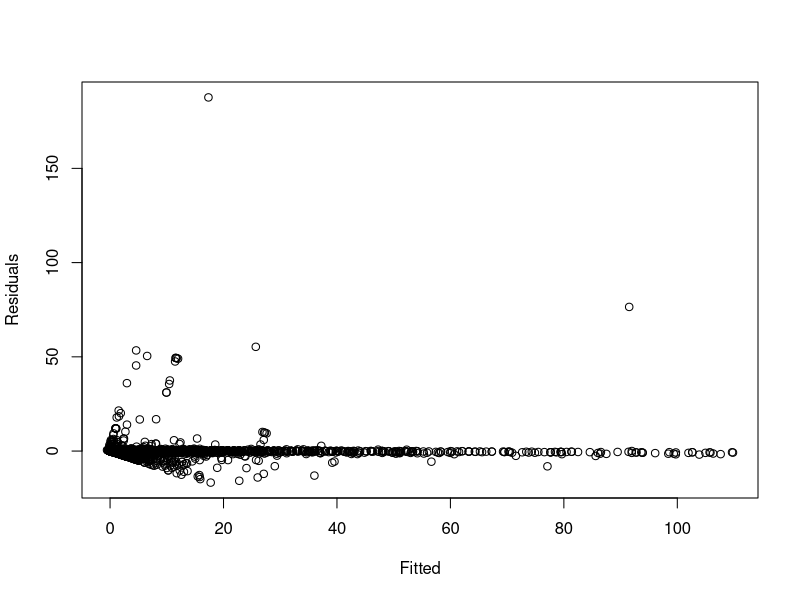
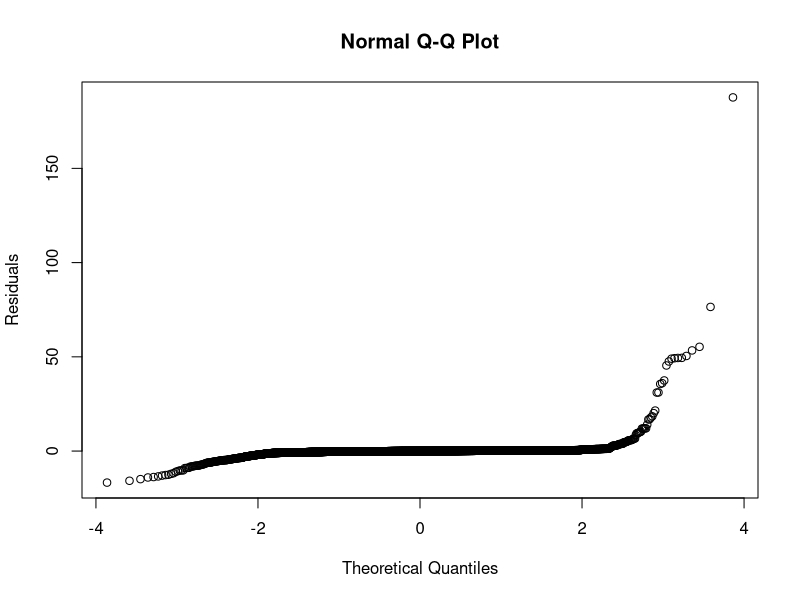
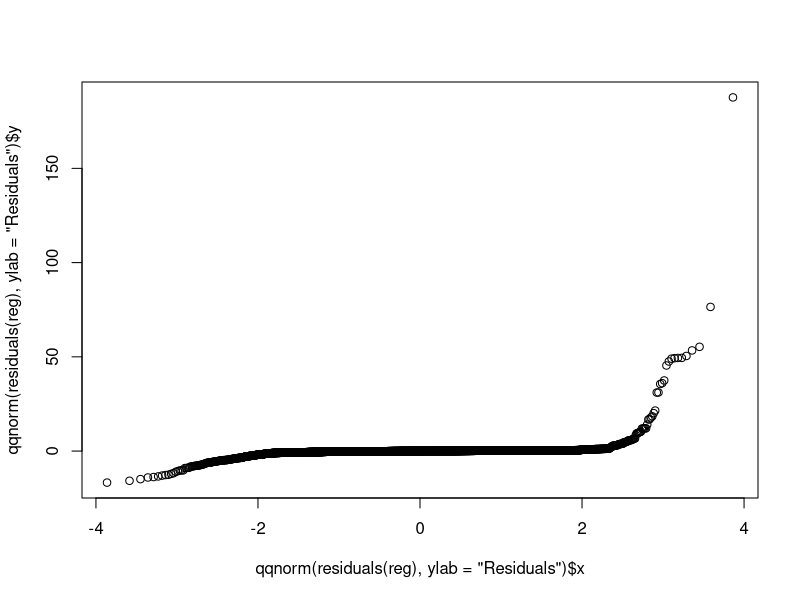

These figures' R source, in order:
library(car)
eclipseSet = TRUE

this.dir <- dirname(parent.frame(2)$ofile)
setwd(this.dir)

#read data
if (eclipseSet) {
  base_elements <- read.csv(file="../csv_data/eclipse_data.csv")
} else {
  base_elements <- read.csv(file="../csv_data/libreoffice_data.csv")
}

#take list length and the number of elements to be removed from the beginning and end of the lists

#keep base
elements <- base_elements

var_percentage <- 1

change_ids <- elements$change_id
data_length <- length(change_ids)
elements_to_remove <- as.integer(data_length * var_percentage / 100)

cat("Initial length: ", data_length)

#remove elements

#order by ecosystem_tenure
elements <- elements[order(elements$ecosystem_tenure), ]
#remove from the end 
elements <- elements[c(-(data_length - elements_to_remove + 1): -data_length), ]
#remove from the beginning 
elements <- elements[c(-1:-elements_to_remove), ]

#recalculate
change_ids <- elements$change_id
data_length <- length(change_ids)
elements_to_remove <- as.integer(data_length * var_percentage / 100)

#order by changes
elements <- elements[order(elements$changes), ]
#remove from the end 
elements <- elements[c(-(data_length - elements_to_remove + 1): -data_length), ]
#remove from the beginning 
elements <- elements[c(-1:-elements_to_remove), ]

#recalculate
change_ids <- elements$change_id
data_length <- length(change_ids)
elements_to_remove <- as.integer(data_length * var_percentage / 100)

#order by review_tenure
elements <- elements[order(elements$review_tenure), ]
#remove from the end 
elements <- elements[c(-(data_length - elements_to_remove + 1): -data_length), ]
#remove from the beginning 
elements <- elements[c(-1:-elements_to_remove), ]

#recalculate
change_ids <- elements$change_id
data_length <- length(change_ids)
elements_to_remove <- as.integer(data_length * var_percentage / 100)

#order by reviews
elements <- elements[order(elements$reviews), ]
#remove from the end 
elements <- elements[c(-(data_length - elements_to_remove + 1): -data_length), ]
#remove from the beginning 
elements <- elements[c(-1:-elements_to_remove), ]

#recalculate
change_ids <- elements$change_id
data_length <- length(change_ids)
elements_to_remove <- as.integer(data_length * var_percentage / 100)

#order by added_lines
elements <- elements[order(elements$added_lines), ]
#remove from the end 
elements <- elements[c(-(data_length - elements_to_remove + 1): -data_length), ]
#remove from the beginning 
elements <- elements[c(-1:-elements_to_remove), ]

#recalculate
change_ids <- elements$change_id
data_length <- length(change_ids)
elements_to_remove <- as.integer(data_length * var_percentage / 100)

#order by removed_lines
elements <- elements[order(elements$removed_lines), ]
#remove from the end 
elements <- elements[c(-(data_length - elements_to_remove + 1): -data_length), ]
#remove from the beginning 
elements <- elements[c(-1:-elements_to_remove), ]

#recalculate
change_ids <- elements$change_id
data_length <- length(change_ids)
elements_to_remove <- as.integer(data_length * var_percentage / 100)

#order by no_files
elements <- elements[order(elements$no_files), ]
#remove from the end 
elements <- elements[c(-(data_length - elements_to_remove + 1): -data_length), ]
#remove from the beginning 
elements <- elements[c(-1:-elements_to_remove), ]

#recalculate
change_ids <- elements$change_id
data_length <- length(change_ids)
elements_to_remove <- as.integer(data_length * var_percentage / 100)

#order by sources
elements <- elements[order(elements$sources), ]
#remove from the end 
elements <- elements[c(-(data_length - elements_to_remove + 1): -data_length), ]
#remove from the beginning 
elements <- elements[c(-1:-elements_to_remove), ]

#recalculate
change_ids <- elements$change_id
data_length <- length(change_ids)
elements_to_remove <- as.integer(data_length * var_percentage / 100)

#order by blocking_tenure
elements <- elements[order(elements$blocking_tenure), ]
#remove from the end 
elements <- elements[c(-(data_length - elements_to_remove + 1): -data_length), ]
#remove from the beginning 
elements <- elements[c(-1:-elements_to_remove), ]

#recalculate
change_ids <- elements$change_id
data_length <- length(change_ids)
elements_to_remove <- as.integer(data_length * var_percentage / 100)

#order by blocking_activity
elements <- elements[order(elements$blocking_activity), ]
#remove from the end 
elements <- elements[c(-(data_length - elements_to_remove + 1): -data_length), ]
#remove from the beginning 
elements <- elements[c(-1:-elements_to_remove), ]

#recalculate
change_ids <- elements$change_id
data_length <- length(change_ids)

cat("After remove length: ", data_length)

#finally order by change_id
elements <- elements[order(elements$change_id), ]

#filter to high vif values

# Show that the vif values are below 3.0 for all values
print(vif(lm(review_time~ecosystem_tenure+change_id+review_tenure+reviews+blocking_tenure+blocking_activity+added_lines+removed_lines+sources, data=elements)))

# Add the log columns
input = list("ecosystem_tenure", "change_id", "review_tenure", "reviews", "blocking_tenure", "blocking_activity", "added_lines", "removed_lines", "sources")
for (c in input) {
  nc = paste(c, "log", sep = "")
  elements[[nc]] <- log(elements[[c]] + 0.5) 
}

reg = lm(review_time~ecosystem_tenure+change_id+review_tenure+reviews+blocking_tenure+blocking_activity+added_lines+removed_lines+sources+
                     ecosystem_tenurelog+change_idlog+review_tenurelog+reviewslog+blocking_tenurelog+blocking_activitylog+added_lineslog+
                      removed_lineslog+sourceslog, data=elements)
print(reg)
plot(fitted(reg), residuals(reg), xlab="Fitted", ylab="Residuals")
plot(qqnorm(residuals(reg), ylab="Residuals"))
summary(reg, signif.stars=TRUE)
summary(reg)$adj.r.squared	
anova(reg)

#print summary
#summary(base_elements)
#summary(elements)

